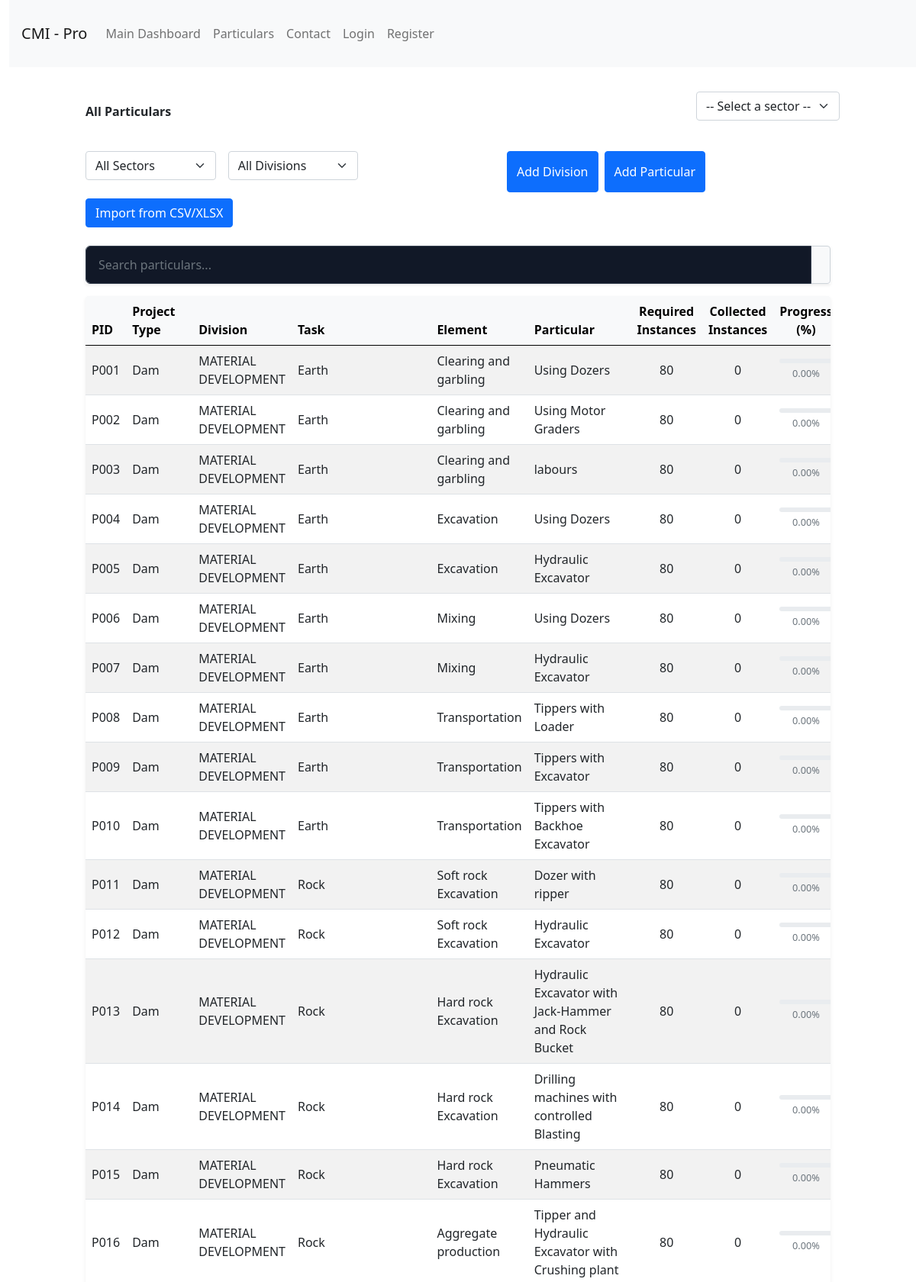
/particulars/ (upper part), run on the app's committed database.
### particular/models.py (models this page shows, shortened)
class Particular(models.Model):
    pid = models.CharField(max_length=10, primary_key=True, unique=True)
    project_type = models.ForeignKey('ProjectType', on_delete=models.PROTECT)
    division = models.ForeignKey('Division', on_delete=models.PROTECT, related_name='particular_division')
    task = models.CharField(max_length=255)
    element = models.CharField(max_length=255)
    name = models.CharField(max_length=255)
    required_instances = models.IntegerField(default=80)
    collected_instances = models.IntegerField(default=0)
    progress = models.FloatField(default=0.0)
    equipments = models.ManyToManyField('WorkEquipment', related_name='work_equipments')

class ProjectType(models.Model):
    name: str = models.CharField(max_length=250, unique=True)
    def __str__(self):
        return self.name

class Division(models.Model):
    project_type = models.ForeignKey('ProjectType', on_delete=models.SET_NULL, related_name='subsector', null=True)
    name = models.CharField(max_length=255)
    code = models.CharField(max_length=10)
    def __str__(self):
        return f"Division {self.code} - {self.name}"

### particular/views.py (the view)
# urls.py: path('', views.index, name='particulars'), # Optional: for redirection
def index(request):
    particulars = Particular.objects.all()
    sectors = ProjectType.objects.all()
    divisions = Division.objects.all()
    particular_form = ParticularForm()
    equipment_form = WorkEquipmentForm(request.POST)
    division_form = DivisionForm()
    error = ""
    try:
        selected_division_id = request.GET.get('division', 'all')
        selected_sector_id = request.GET.get('sector', 'all')
        print("selected sector", selected_sector_id )
        print("selected division", selected_division_id)
        if selected_sector_id:
            sector_id = int(selected_sector_id)
            divisions = divisions.filter(project_type__id=sector_id)
            particulars = particulars.filter(project_type__id=sector_id)
        if (selected_division_id):
            division_id = int(selected_division_id)
            particulars = particulars.filter(division__id=division_id)
    except ValueError as e:
        error = f"{e}"
    context = {
        'particulars': particulars,
        'sectors': sectors,
        'divisions': divisions,
        'particular_form': particular_form,
        'equipment_form': equipment_form,
        'division_form': division_form,
        'error': error,
    }
    return render(request, 'particular/index.html', context=context)

### particular/forms.py
class WorkEquipmentForm(forms.ModelForm):
    class Meta:
        model = WorkEquipment
        fields = '__all__'
        widgets = {
            'name': forms.TextInput(attrs={'class': 'form-control'}),
            'description': forms.Textarea(attrs={'class': 'form-control'}),
            'unit': forms.TextInput(attrs={'class': 'form-control'}),
            'count': forms.TextInput(attrs={'class': 'form-control'}),
        }

### particular/templates/particular/index.html (shortened to what this page needs)
{% extends 'base.html' %}
{% block content %}
<div class="container py-2">
    <div class="d-flex flex-column flex-md-row justify-content-between align-items-md-center mb-4">
        <h2 class="fw-bold text-dark mb-3 mb-md-0">All Particulars</h2>
        <div class="row">
            <form method="post">
                <div class="mb-3 row">
                    <select class="form-select" id="sectors" name="sectors">
                        <option value="" selected disabled>-- Select a sector --</option>
                    </select>
                </div>
            </form>
        </div>
    </div>
    <div class="d-flex flex-column flex-md-row justify-content-between align-items-md-center mb-4">
        <div class="d-flex flex-wrap gap-2 w-full">
        <form method="get" class="row g-3 mb-3">
            <div class="col-md-4">
                <select id="sector" name="sector" class="form-select" onchange="this.form.submit()">
                    <option value="">All Sectors</option>
                </select>
            </div>
            <div class="col-md-4">
                <select id="division" name="division" class="form-select" onchange="this.form.submit()">
                    <option value="">All Divisions</option>
                </select>
            </div>
        </form>
             <button type="button" class="btn btn-primary" data-bs-toggle="modal" data-bs-target="#divisionModal">
                Add Division
            </button>
            <button type="button" class="btn btn-primary" data-bs-toggle="modal" data-bs-target="#particularModal">
                Add Particular
            </button>
            <button type="button" class="btn btn-primary text-white" onclick="openModal()">
                Import from CSV/XLSX
            </button>
        </div>
    </div>
    {% if particulars %}
    <div class="input-group mb-3 shadow-sm">
        <input type="text" id="tableSearch" class="form-control" placeholder="Search particulars...">
        <span class="input-group-text bg-light"></span>
    </div>
    <div class="table-responsive shadow-sm rounded bg-white">
        <table class="table table-striped table-hover align-middle" id="particularsTable">
            <thead class="table-light">
                <tr>
                    <th>PID</th>
                    <th>Project Type</th>
                    <th>Division</th>
                    <th>Task</th>
                    <th>Element</th>
                    <th>Particular</th>
                    <th class="text-center">Required Instances</th>
                    <th class="text-center">Collected Instances</th>
                    <th class="text-center">Progress (%)</th>
                </tr>
            </thead>
            <tbody>
                {% for particular in particulars %}
                <tr>
                    <td>{{ particular.pid }}</td>
                    <td>{{ particular.project_type.name }}</td>
                    <td>{{ particular.division.name }}</td>
                    <td>{{ particular.task }}</td>
                    <td>{{ particular.element }}</td>
                    <td>{{ particular.name }}</td>
                    <td class="text-center">{{ particular.required_instances }}</td>
                    <td class="text-center">{{ particular.collected_instances }}</td>
                    <td class="text-center">
                        <div class="progress" style="height: 6px;">
                        </div>
                        <small class="text-muted">{{ particular.progress|floatformat:2 }}%</small>
                    </td>
                </tr>
                {% endfor %}
            </tbody>
        </table>
    </div>
    {% else %}
    <p class="text-center text-muted fs-5">
        No particulars found. How about
        <a href="{% url 'particular:create_particular' %}" class="text-primary fw-bold">creating one</a>?
    </p>
    {% endif %}
</div>
{% endblock %}

### static/css/style.css (style rules this page uses)
.btn-primary { background-color: #085378; border-color: #085378; }

### static/css/login.css (style rules this page uses)
.input-group { margin-top: 0.25rem; font-size: 0.875rem; line-height: 1.25rem; }
.input-group input { width: 100%; border-radius: 0.375rem; border: 1px solid rgba(55, 65, 81, 1); outline: 0; background-color: rgba(17, 24, 39, 1); padding: 0.75rem 1rem; color: rgba(243, 244, 246, 1); }

### data on the page
Particular: pid "P001", project_type.name "Dam", division.name "MATERIAL DEVELOPMENT", task "Earth", element "Clearing and garbling", name "Using Dozers", required_instances "80", collected_instances "0", progress "0.00"
Particular: pid "P002", project_type.name "Dam", division.name "MATERIAL DEVELOPMENT", task "Earth", element "Clearing and garbling", name "Using Motor Graders", required_instances "80", collected_instances "0", progress "0.00"
Particular: pid "P003", project_type.name "Dam", division.name "MATERIAL DEVELOPMENT", task "Earth", element "Clearing and garbling", name "labours", required_instances "80", collected_instances "0", progress "0.00"
Particular: pid "P004", project_type.name "Dam", division.name "MATERIAL DEVELOPMENT", task "Earth", element "Excavation", name "Using Dozers", required_instances "80", collected_instances "0", progress "0.00"
Particular: pid "P005", project_type.name "Dam", division.name "MATERIAL DEVELOPMENT", task "Earth", element "Excavation", name "Hydraulic Excavator", required_instances "80", collected_instances "0", progress "0.00"
Particular: pid "P006", project_type.name "Dam", division.name "MATERIAL DEVELOPMENT", task "Earth", element "Mixing", name "Using Dozers", required_instances "80", collected_instances "0", progress "0.00"
Particular: pid "P007", project_type.name "Dam", division.name "MATERIAL DEVELOPMENT", task "Earth", element "Mixing", name "Hydraulic Excavator", required_instances "80", collected_instances "0", progress "0.00"
Particular: pid "P008", project_type.name "Dam", division.name "MATERIAL DEVELOPMENT", task "Earth", element "Transportation", name "Tippers with Loader", required_instances "80", collected_instances "0", progress "0.00"
Particular: pid "P009", project_type.name "Dam", division.name "MATERIAL DEVELOPMENT", task "Earth", element "Transportation", name "Tippers with Excavator", required_instances "80", collected_instances "0", progress "0.00"
Particular: pid "P010", project_type.name "Dam", division.name "MATERIAL DEVELOPMENT", task "Earth", element "Transportation", name "Tippers with Backhoe Excavator", required_instances "80", collected_instances "0", progress "0.00"
Particular: pid "P011", project_type.name "Dam", division.name "MATERIAL DEVELOPMENT", task "Rock", element "Soft rock Excavation", name "Dozer with ripper", required_instances "80", collected_instances "0", progress "0.00"
Particular: pid "P012", project_type.name "Dam", division.name "MATERIAL DEVELOPMENT", task "Rock", element "Soft rock Excavation", name "Hydraulic Excavator", required_instances "80", collected_instances "0", progress "0.00"
Particular: pid "P013", project_type.name "Dam", division.name "MATERIAL DEVELOPMENT", task "Rock", element "Hard rock Excavation", name "Hydraulic Excavator with Jack-Hammer and Rock Bucket", required_instances "80", collected_instances "0", progress "0.00"
Particular: pid "P014", project_type.name "Dam", division.name "MATERIAL DEVELOPMENT", task "Rock", element "Hard rock Excavation", name "Drilling machines with controlled Blasting", required_instances "80", collected_instances "0", progress "0.00"
Particular: pid "P015", project_type.name "Dam", division.name "MATERIAL DEVELOPMENT", task "Rock", element "Hard rock Excavation", name "Pneumatic Hammers", required_instances "80", collected_instances "0", progress "0.00"
Particular: pid "P016", project_type.name "Dam", division.name "MATERIAL DEVELOPMENT", task "Rock", element "Aggregate production", name "Tipper and Hydraulic Excavator with Crushing plant", required_instances "80", collected_instances "0", progress "0.00"
